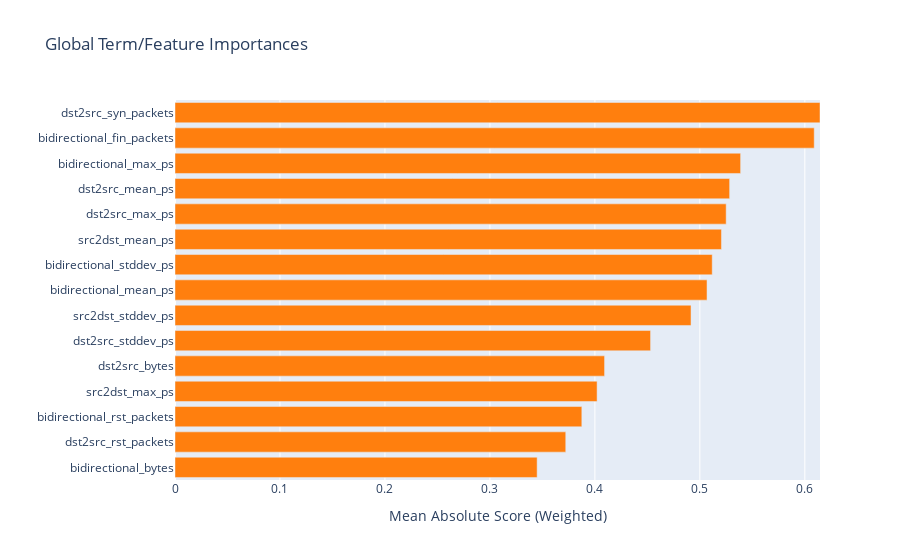

Notebook source saved alongside this figure:
### Code cell
preserve(ebm.explain_global())

### Figure 1 — Plotly figure (JSON) as saved in the notebook; plotly's stock layout.template omitted (floating-point values rounded to 4 significant figures)
{"data": [{"marker": {"color": ["#ff7f0e", "#ff7f0e", "#ff7f0e", "#ff7f0e", "#ff7f0e", "#ff7f0e", "#ff7f0e", "#ff7f0e", "#ff7f0e", "#ff7f0e", "#ff7f0e", "#ff7f0e", "#ff7f0e", "#ff7f0e", "#ff7f0e"]}, "orientation": "h", "type": "bar", "x": [0.345, 0.3723, 0.3876, 0.4021, 0.4092, 0.453, 0.4916, 0.5068, 0.5118, 0.5206, 0.5251, 0.5284, 0.5388, 0.609, 0.6145], "y": ["bidirectional_bytes", "dst2src_rst_packets", "bidirectional_rst_packets", "src2dst_max_ps", "dst2src_bytes", "dst2src_stddev_ps", "src2dst_stddev_ps", "bidirectional_mean_ps", "bidirectional_stddev_ps", "src2dst_mean_ps", "dst2src_max_ps", "dst2src_mean_ps", "bidirectional_max_ps", "bidirectional_fin_packets", "dst2src_syn_packets"]}], "layout": {"title": {"text": "Global Term/Feature Importances"}, "xaxis": {"range": [0, 0.6145], "title": {"text": "Mean Absolute Score (Weighted)"}}, "yaxis": {"automargin": true, "dtick": 1, "title": {"text": ""}}}}
